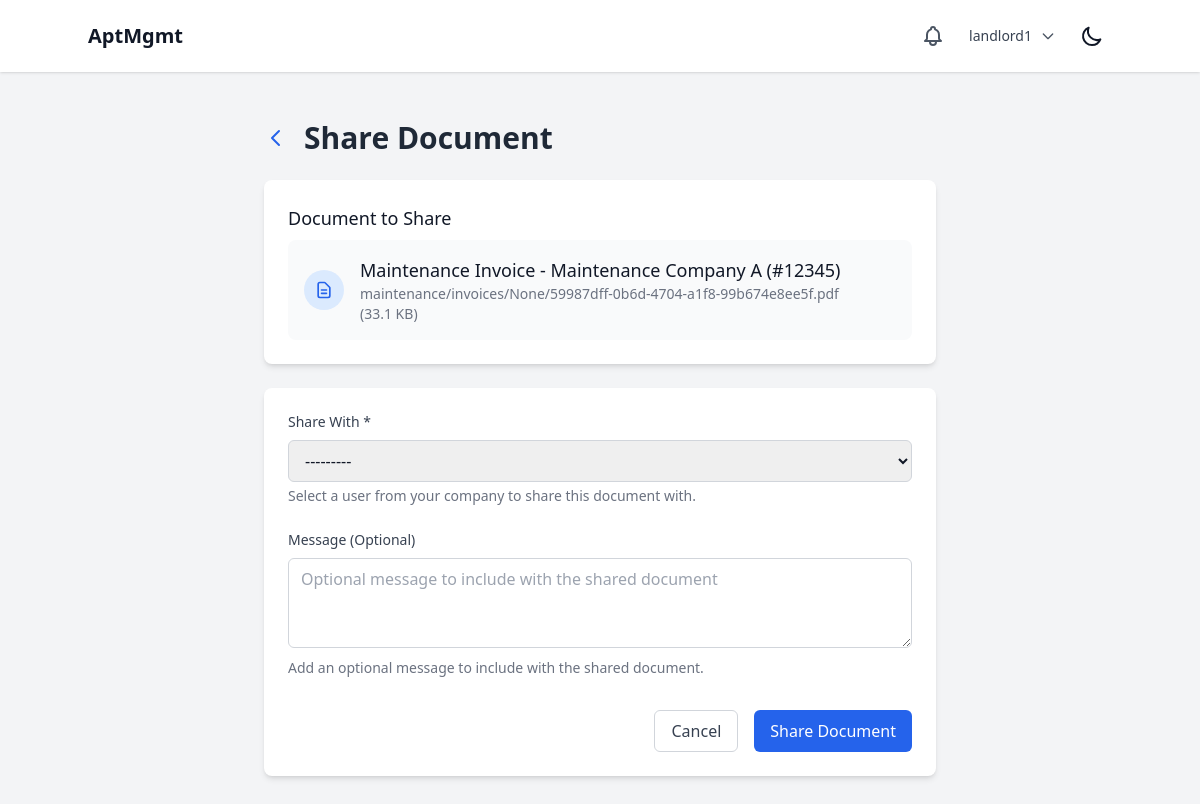
Page /documents/11/share/ (signed in) on the committed database.
### users/models.py (models this page shows, shortened)
class User(AbstractUser):
    class Role(models.TextChoices):
        SUPERUSER = "SUPERUSER", "Superuser"
        LANDLORD = "LANDLORD", "Landlord"
        EMPLOYEE = "EMPLOYEE", "Employee"
        TENANT = "TENANT", "Tenant"
    role = models.CharField(max_length=50, choices=Role.choices)
    company = models.ForeignKey(Company, on_delete=models.CASCADE, related_name="users", null=True, blank=True)
    property = models.ForeignKey(Property, on_delete=models.SET_NULL, related_name="users", null=True, blank=True)
    apartment_unit = models.ForeignKey('properties.ApartmentUnit', on_delete=models.SET_NULL, null=True, blank=True, related_name="tenant")
    phone_number = models.CharField(max_length=20, blank=True, null=True)
    emergency_contact_name = models.CharField(max_length=100, blank=True, null=True)
    emergency_contact_phone = models.CharField(max_length=20, blank=True, null=True)
    emergency_contact_relationship = models.CharField(max_length=50, blank=True, null=True)
    def __str__(self):
        return f"{self.username} ({self.get_role_display()})"

### documents/models.py (models this page shows, shortened)
class Document(models.Model):
    class AccessLevel(models.TextChoices):
        COMPANY = "COMPANY", "Company-wide"
        PROPERTY = "PROPERTY", "Property-specific"
        UNIT = "UNIT", "Unit-specific"
        PRIVATE = "PRIVATE", "Private (specific users)"
    title = models.CharField(max_length=255)
    description = models.TextField(blank=True)
    file = models.FileField(upload_to=document_upload_path)
    original_filename = models.CharField(max_length=255)
    file_size = models.PositiveIntegerField()
    file_type = models.CharField(max_length=100)
    category = models.ForeignKey(DocumentCategory, on_delete=models.SET_NULL, null=True, blank=True)
    company = models.ForeignKey(Company, on_delete=models.CASCADE, related_name="documents")
    property = models.ForeignKey(Property, on_delete=models.CASCADE, related_name="documents", null=True, blank=True)
    unit = models.ForeignKey(ApartmentUnit, on_delete=models.CASCADE, related_name="documents", null=True, blank=True)
    access_level = models.CharField(max_length=20, choices=AccessLevel.choices, default=AccessLevel.COMPANY)
    allowed_users = models.ManyToManyField(User, related_name="accessible_documents", blank=True)
    allowed_roles = models.JSONField(default=list, blank=True)  # List of role strings
    uploaded_by = models.ForeignKey(User, on_delete=models.CASCADE, related_name="uploaded_documents")
    created_at = models.DateTimeField(auto_now_add=True)
    updated_at = models.DateTimeField(auto_now=True)
    is_active = models.BooleanField(default=True)
    class Meta:
        ordering = ['-created_at']
        indexes = [
            models.Index(fields=['company', 'access_level']),
            models.Index(fields=['property']),
            models.Index(fields=['created_at']),
        ]
    def is_accessible_by_user(self, user):
        if user.role == 'SUPERUSER' or user.is_superuser:
            return True
        if self.uploaded_by == user:
            return True

### documents/views.py (the view)
# urls.py: path('<int:document_id>/share/', views.document_share, name='share'),
@login_required
def document_share(request, document_id):
    document = get_object_or_404(Document, id=document_id, is_active=True)
    if not document.is_accessible_by_user(request.user):
        raise Http404("Document not found")
    if request.user.company and request.user.company != document.company:
        messages.error(request, 'You can only share documents within your company.')
        return redirect('documents:detail', document_id=document.id)
    if request.method == 'POST':
        form = DocumentShareForm(request.POST, user=request.user)
        if form.is_valid():
            share = form.save(commit=False)
            share.document = document
            share.shared_by = request.user
            share.save()
            create_document_share_notification(share)
            messages.success(request, f'Document shared with {share.shared_with.get_full_name() or share.shared_with.username}!')
            return redirect('documents:detail', document_id=document.id)
    else:
        form = DocumentShareForm(user=request.user)
    return render(request, 'documents/share.html', {'form': form, 'document': document})

### documents/forms.py
class DocumentShareForm(forms.ModelForm):
    class Meta:
        model = DocumentShare
        fields = ['shared_with', 'message']
        widgets = {
            'shared_with': forms.Select(attrs={
                'class': 'w-full px-3 py-2 border border-gray-300 rounded-md focus:outline-none focus:ring-2 focus:ring-blue-500'
            }),
            'message': forms.Textarea(attrs={
                'class': 'w-full px-3 py-2 border border-gray-300 rounded-md focus:outline-none focus:ring-2 focus:ring-blue-500',
                'rows': 3,
                'placeholder': 'Optional message to include with the shared document'
            }),
        }
    def __init__(self, *args, user=None, **kwargs):
        super().__init__(*args, **kwargs)
        self.user = user
        if user and user.company:
            self.fields['shared_with'].queryset = User.objects.filter(
                company=user.company
            ).exclude(id=user.id)
        else:
            self.fields['shared_with'].queryset = User.objects.none()

### core/context_processors.py (called while the page is built)
def notifications(request):
    if request.user.is_authenticated:
        unread_notifications = Notification.objects.filter(
            recipient=request.user,
            is_read=False
        ).order_by('-created_at')
        recent_unread_notifications = unread_notifications[:5]
        return {
            'unread_notifications_count': unread_notifications.count(),
            'recent_notifications': recent_unread_notifications,
            'has_unread_notifications': unread_notifications.exists(),
        }
    return {
        'unread_notifications_count': 0,
        'recent_notifications': [],
        'has_unread_notifications': False,
    }

### documents/templates/documents/share.html (shortened to what this page needs)
{% extends 'base.html' %}
{% block content %}
<div class="container mx-auto px-4 py-8">
    <div class="max-w-2xl mx-auto">
        <div class="flex items-center mb-6">
            <a href="{% url 'documents:detail' document.id %}" class="text-blue-600 hover:text-blue-800 dark:text-blue-400 dark:hover:text-blue-200 mr-4">
                <svg class="h-6 w-6" fill="none" stroke="currentColor" viewBox="0 0 24 24">
                    <path stroke-linecap="round" stroke-linejoin="round" stroke-width="2" d="M15 19l-7-7 7-7"></path>
                </svg>
            </a>
            <h1 class="text-3xl font-bold text-gray-800 dark:text-white">Share Document</h1>
        </div>
        <div class="bg-white dark:bg-gray-800 rounded-lg shadow-md p-6 mb-6">
            <h2 class="text-lg font-medium text-gray-900 dark:text-white mb-2">Document to Share</h2>
            <div class="flex items-center p-4 bg-gray-50 dark:bg-gray-700 rounded-lg">
                <div class="flex-shrink-0 h-10 w-10">
                    <div class="h-10 w-10 bg-blue-100 dark:bg-blue-900 rounded-full flex items-center justify-center">
                        <svg class="h-5 w-5 text-blue-600 dark:text-blue-400" fill="none" stroke="currentColor" viewBox="0 0 24 24">
                            <path stroke-linecap="round" stroke-linejoin="round" stroke-width="2" d="M9 12h6m-6 4h6m2 5H7a2 2 0 01-2-2V5a2 2 0 012-2h5.586a1 1 0 01.707.293l5.414 5.414a1 1 0 01.293.707V19a2 2 0 01-2 2z"></path>
                        </svg>
                    </div>
                </div>
                <div class="ml-4">
                    <h3 class="text-lg font-medium text-gray-900 dark:text-white">{{ document.title }}</h3>
                    <p class="text-sm text-gray-500 dark:text-gray-400">{{ document.original_filename }} ({{ document.file_size|filesizeformat }})</p>
                </div>
            </div>
        </div>
        <div class="bg-white dark:bg-gray-800 rounded-lg shadow-md p-6">
            <form method="post">
                <div class="space-y-6">
                    <div>
                        <label for="{{ form.shared_with.id_for_label }}" class="block text-sm font-medium text-gray-700 dark:text-gray-300 mb-2">
                            Share With *
                        </label>
                        {{ form.shared_with }}
                        <p class="mt-1 text-sm text-gray-500 dark:text-gray-400">
                            Select a user from your company to share this document with.
                        </p>
                    </div>
                    <div>
                        <label for="{{ form.message.id_for_label }}" class="block text-sm font-medium text-gray-700 dark:text-gray-300 mb-2">
                            Message (Optional)
                        </label>
                        {{ form.message }}
                        <p class="mt-1 text-sm text-gray-500 dark:text-gray-400">
                            Add an optional message to include with the shared document.
                        </p>
                    </div>
                </div>
                <div class="flex justify-end space-x-4 mt-8">
                    <a href="{% url 'documents:detail' document.id %}" class="px-4 py-2 border border-gray-300 rounded-md text-gray-700 dark:text-gray-300 hover:bg-gray-50 dark:hover:bg-gray-700">
                        Cancel
                    </a>
                    <button type="submit" class="px-4 py-2 bg-blue-600 text-white rounded-md hover:bg-blue-700">
                        Share Document
                    </button>
                </div>
            </form>
        </div>
    </div>
</div>
{% endblock %}

### core/templates/base.html (shortened to what this page needs)
{% load static %}
<!DOCTYPE html>
<html lang="en" x-data="{ darkMode: localStorage.getItem('darkMode') === 'true' }" x-init="$watch('darkMode', val => localStorage.setItem('darkMode', val))" :class="{ 'dark': darkMode }">
<head>
    <script src="https://cdn.tailwindcss.com"></script>
</head>
<body class="bg-gray-100 dark:bg-gray-900 text-gray-900 dark:text-gray-100">
    <header class="p-4 bg-white dark:bg-gray-800 shadow">
        <div class="container mx-auto flex justify-between items-center">
            {% if user.is_authenticated %}
                <a href="{% url 'core:dashboard_redirect' %}" class="text-xl font-bold hover:text-gray-600 dark:hover:text-gray-300 transition-colors duration-200">AptMgmt</a>
            {% else %}
                <h1 class="text-xl font-bold">AptMgmt</h1>
            {% endif %}
            <div class="flex items-center space-x-4">
                {% if user.is_authenticated %}
                    <div class="relative" x-data="{ open: false }">
                        <button @click="open = !open" class="relative p-2 text-gray-600 dark:text-gray-300 hover:text-gray-900 dark:hover:text-white focus:outline-none focus:ring-2 focus:ring-offset-2 focus:ring-blue-500">
                        </button>
                    </div>
                    <div class="relative" x-data="{ open: false }">
                        <button @click="open = !open" class="flex items-center space-x-2 text-sm rounded-full focus:outline-none focus:ring-2 focus:ring-offset-2 focus:ring-blue-500">
                            <span class="text-gray-700 dark:text-gray-300">{{ user.username }}</span>
                            <svg class="w-4 h-4 text-gray-600 dark:text-gray-300" fill="none" stroke="currentColor" viewBox="0 0 24 24">
                                <path stroke-linecap="round" stroke-linejoin="round" stroke-width="2" d="M19 9l-7 7-7-7"></path>
                            </svg>
                        </button>
                    </div>
                {% endif %}
                <button @click="darkMode = !darkMode" class="p-2 rounded-md focus:outline-none focus:ring-2 focus:ring-offset-2 focus:ring-offset-gray-800 focus:ring-white">
                    <svg x-show="!darkMode" class="w-6 h-6" fill="none" stroke="currentColor" viewBox="0 0 24 24" xmlns="http://www.w3.org/2000/svg"><path stroke-linecap="round" stroke-linejoin="round" stroke-width="2" d="M20.354 15.354A9 9 0 018.646 3.646 9.003 9.003 0 0012 21a9.003 9.003 0 008.354-5.646z"></path></svg>
                </button>
            </div>
        </div>
    </header>
    <main class="p-4" id="content">
        {% block content %}{% endblock %}
    </main>
</body>
</html>

### rows in the picture
User: username "landlord1"
Document: title "Maintenance Invoice - Maintenance Company A (#12345)", original_filename "maintenance/invoices/None/59987dff-0b6d-4704-a1f8-99b674e8ee5f.pdf", file_size|filesizeformat "33.1 KB"
